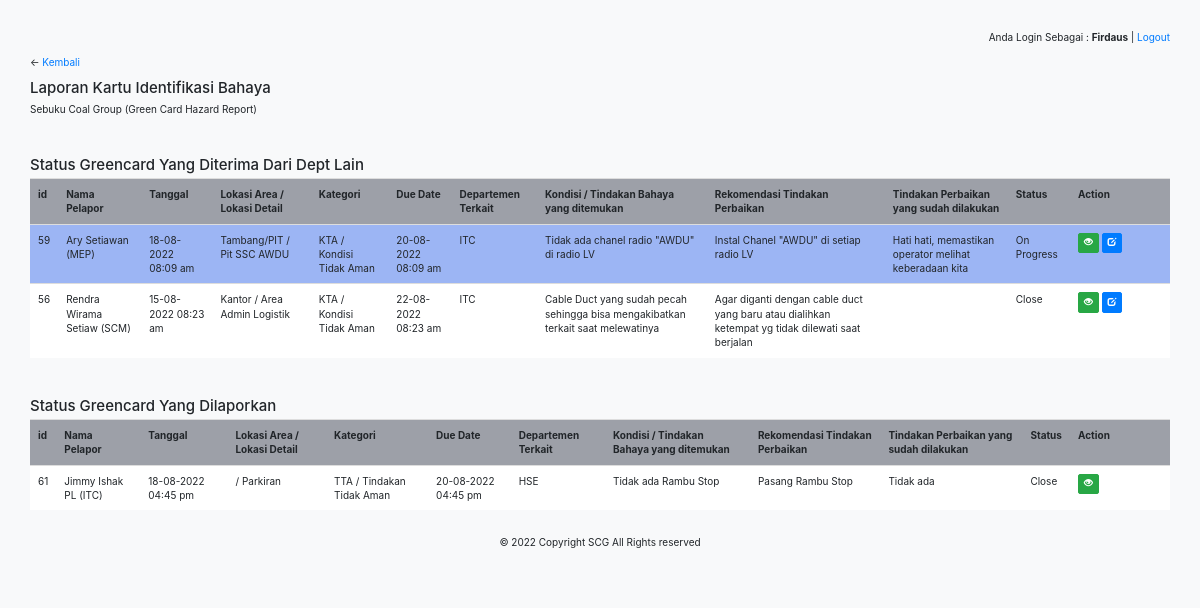
Screenshot of /greencardreport.php (signed in) with the database file from the repository.
### tables this page shows
CREATE TABLE `user` (
  `name` varchar(200) NOT NULL,
  `nik` int(20) NOT NULL,
  `password` varchar(50) NOT NULL,
  `dep` varchar(50) NOT NULL,
  `image` varchar(255) NOT NULL DEFAULT 'image/user.png',
  `id` int(11) NOT NULL
);

CREATE TABLE `greencard` (
  `id` int(10) NOT NULL,
  `nama_pelapor` varchar(50) NOT NULL,
  `tanggal` datetime NOT NULL,
  `dept` varchar(20) NOT NULL,
  `dept_terkait` varchar(20) NOT NULL,
  `lok_area` varchar(100) NOT NULL,
  `lokasi` varchar(100) NOT NULL,
  `kondisi` varchar(100) NOT NULL,
  `rekomendasi` varchar(100) NOT NULL,
  `tindakan` varchar(100) NOT NULL,
  `status` varchar(20) NOT NULL,
  `remark` varchar(150) NOT NULL,
  `foto` varchar(255) NOT NULL,
  `kategori` varchar(50) NOT NULL,
  `duedate` datetime NOT NULL,
  `upd_onprog` varchar(200) NOT NULL,
  `tgl_onprog` datetime NOT NULL,
  `foto_onprog` varchar(255) NOT NULL,
  `upd_close` varchar(200) NOT NULL,
  `tgl_close` datetime NOT NULL,
  `foto_close` varchar(255) NOT NULL
);

### greencardreport.php (the view, shortened to what this page needs)
<?php
    include 'connect.php';
?>
<!DOCTYPE html>
<html lang="en">
<head>
    <link rel="stylesheet" href="http://maxcdn.bootstrapcdn.com/bootstrap/3.3.6/css/bootstrap.min.css">
    <link rel="stylesheet" href="css/bootstrap.min.css" />
</head>
<body class="bg-light">
    <?php
		if(ISSET($_SESSION['id'])){
    ?>
    <?php
        $s="select*from user where id='$_SESSION[id]'";
        $qu= mysqli_query($con, $s);
        $fe=mysqli_fetch_assoc($qu);
        $sau="select*from greencard where dept_terkait='$fe[dep]' ORDER BY `greencard`.`status` DESC , `greencard`.`tanggal` ASC"  ;
    ?>
    <div class="container mt-5">
        <div class="row">
            <div>
                <p style="text-align:right">Anda Login Sebagai : <b><?php echo $fe['name'];?></b> | <a href="logout.php">Logout</a></p>
                <p>&larr; <a href="greencard.php">Kembali</a>
                <h4>Laporan Kartu Identifikasi Bahaya</h4>
                <p>Sebuku Coal Group (Green Card Hazard Report)</p>
                <br><br>
                <h4>Status Greencard Yang Diterima Dari Dept Lain</h4>
                <?php
                    $qua= mysqli_query($con, $sau);
                ?>
                <table class="table">
                    <tr style="background-color:#9DA0A8">
                        <th>id</th>
                        <th>Nama Pelapor</th>
                        <th>Tanggal</th>
                        <th>Lokasi Area / Lokasi Detail</th>
                        <th>Kategori</th>
                        <th>Due Date</th>
                        <th>Departemen Terkait</th>
                        <th>Kondisi / Tindakan Bahaya yang ditemukan</th>
                        <th>Rekomendasi Tindakan Perbaikan</th>
                        <th>Tindakan Perbaikan yang sudah dilakukan</th>
                        <th>Status</th>
                        <th width="100px">Action</th>
                    </tr>
                    <?php
                        $status_colors = array('Open' => '#F49C9C', 'On Progress' => '#9CB5F4', 'Close' => '#FFF');
                        while($user_data = mysqli_fetch_array($qua)) {
                            $f3 = $user_data['status'];
                            echo "<tr style=background-color:".$status_colors[$f3].">";
                            echo "<td>".$user_data['id']."</td>";
                            echo "<td>".$user_data['nama_pelapor']." (".$user_data['dept'].")</td>";
                            $date=$user_data['tanggal'];
                            $tgl = date_create($date);
                            $formatted_date = date_format($tgl, 'd-m-Y h:i a');
                            echo "<td>".$formatted_date."</td>";
                            echo "<td>".$user_data['lok_area']." / ";
                            echo "".$user_data['lokasi']."</td>";
                            echo "<td>".$user_data['kategori']."</td>";
                            $date2=$user_data['duedate'];
                            $tgl2 = date_create($date2);
                            $formatted_date2 = date_format($tgl2, 'd-m-Y h:i a');
                            echo "<td>".$formatted_date2."</td>";
                            echo "<td>".$user_data['dept_terkait']."</td>";
                            echo "<td>".$user_data['kondisi']."</td>";
                            echo "<td>".$user_data['rekomendasi']."</td>";
                            echo "<td>".$user_data['tindakan']."</td>";
                            echo "<td>".$user_data['status']."</td>";
                            echo "<td><a class='btn btn-flat btn-success btn-sm' href='viewgreencard.php?id=$user_data[id]'><span class='glyphicon glyphicon-eye-open'></span></a>
                            <a class='btn btn-flat btn-primary btn-sm' href='editgreencard.php?id=$user_data[id]'><span class='glyphicon glyphicon-edit'></span></a>
                    </tr>";
                        }
                    ?>
                </table>
                <?php
                    $su="select*from user where id='$_SESSION[id]'";
                    $qu= mysqli_query($con, $su);
                    $fe=mysqli_fetch_assoc($qu);
                    $sau="select*from greencard where dept='$fe[dep]' ORDER BY `greencard`.`status` DESC , `greencard`.`tanggal` ASC" ;
                    $qua= mysqli_query($con, $sau);
                ?>
                <br><br>
                <h4>Status Greencard Yang Dilaporkan<?php ?></h4>
                <table class="table">
                    <tr style="background-color:#9DA0A8">
                        <th>id</th>
                        <th>Nama Pelapor</th>
                        <th>Tanggal</th>
                        <th>Lokasi Area / Lokasi Detail</th>
                        <th>Kategori</th>
                        <th>Due Date</th>
                        <th>Departemen Terkait</th>
                        <th>Kondisi / Tindakan Bahaya yang ditemukan</th>
                        <th>Rekomendasi Tindakan Perbaikan</th>
                        <th>Tindakan Perbaikan yang sudah dilakukan</th>
                        <th>Status</th>
                        <th width="100px">Action</th>
                    </tr>
                <?php
                    $status_colors = array('Open' => '#F49C9C', 'On Progress' => '#9CB5F4', 'Close' => '#FFF');
                    while($user_data = mysqli_fetch_array($qua)) {
                        $f3 = $user_data['status'];
                        echo "<tr style=background-color:".$status_colors[$f3].">";
                        echo "<td>".$user_data['id']."</td>";
                        echo "<td>".$user_data['nama_pelapor']." (".$user_data['dept'].")</td>";
                        $date=$user_data['tanggal'];
                        $tgl = date_create($date);
                        $formatted_date = date_format($tgl, 'd-m-Y h:i a');
                        echo "<td>".$formatted_date."</td>";
                        echo "<td>".$user_data['lok_area']." / ";
                        echo "".$user_data['lokasi']."</td>";
                        echo "<td>".$user_data['kategori']."</td>";
                        $date2=$user_data['duedate'];
                        $tgl2 = date_create($date2);
                        $formatted_date2 = date_format($tgl2, 'd-m-Y h:i a');
                        echo "<td>".$formatted_date2."</td>";
                        echo "<td>".$user_data['dept_terkait']."</td>";
                        echo "<td>".$user_data['kondisi']."</td>";
                        echo "<td>".$user_data['rekomendasi']."</td>";
                        echo "<td>".$user_data['tindakan']."</td>";
                        echo "<td>".$user_data['status']."</td>";
                        echo "<td><a class='btn btn-flat btn-success btn-sm' href='viewgreencard.php?id=$user_data[id]'><span class='glyphicon glyphicon-eye-open'></span></a></td>
                </tr>";
                    }
                ?>
                </table>
                <br>
                <center>© 2022 Copyright SCG All Rights reserved</center>
                <br><br>
            </div>
        </div>
    </div>
    <?php
   	    }else{
	?>
	Anda tidak boleh mengakses halaman ini. <br>
    silahkan <a href="login.php">Login dahulu</a>
    <?php
	    }
    ?>
</body>
</html>

### rows the page displays
user: name "Firdaus"
greencard: id "59", nama_pelapor "Ary Setiawan", dept "MEP", tanggal "18-08-2022 08:09 am", lok_area "Tambang/PIT", lokasi "Pit SSC AWDU", kategori "KTA / Kondisi Tidak Aman", duedate "20-08-2022 08:09 am", dept_terkait "ITC", kondisi "Tidak ada chanel radio \"AWDU\" di radio LV", rekomendasi "Instal Chanel \"AWDU\" di setiap radio LV", tindakan "Hati hati, memastikan operator melihat keberadaan kita", status "On Progress"
greencard: id "56", nama_pelapor "Rendra Wirama Setiaw", dept "SCM", tanggal "15-08-2022 08:23 am", lok_area "Kantor", lokasi "Area Admin Logistik", kategori "KTA / Kondisi Tidak Aman", duedate "22-08-2022 08:23 am", dept_terkait "ITC", kondisi "Cable Duct yang sudah pecah sehingga bisa mengakibatkan terkait saat melewatinya", rekomendasi "Agar diganti dengan cable duct yang baru atau dialihkan ketempat yg tidak dilewati saat berjalan", status "Close"
greencard: id "61", nama_pelapor "Jimmy Ishak PL", dept "ITC", tanggal "18-08-2022 04:45 pm", lokasi "Parkiran", kategori "TTA / Tindakan Tidak Aman", duedate "20-08-2022 04:45 pm", dept_terkait "HSE", kondisi "Tidak ada Rambu Stop", rekomendasi "Pasang Rambu Stop", tindakan "Tidak ada", status "Close"
